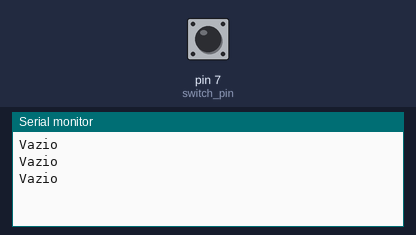
Recording of a sketch running on a simulated Arduino Uno, built with avr-gcc and run on an emulated ATmega328P. On the bench: the last lines printed to the serial monitor. Inputs (shaded band) come from the test bench; at power-on: pin 7 (switch_pin) HIGH. Random numbers use the default seed unless the sketch sets one.

Above: at 4.8 s.
4.9 s: pin 7 (switch_pin) pulled LOW for 2.35 s
At 6.5 s:
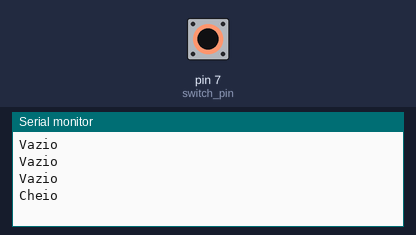
8.7 s: pin 7 (switch_pin) driven LOW
At 15.1 s:
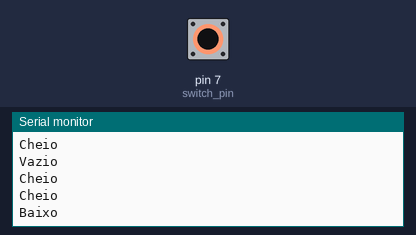

The sketch:

arduino.ino
```cpp
#include "DHT.h"
#define dht_type DHT11
int switch_pin = 7;
long randNumber;
long randNumber2;
long randNumber3;

void setup() {
  Serial.begin(9600);
  randomSeed(digitalRead(0));
}


void loop() {
  if(digitalRead(switch_pin) == LOW){
    randNumber = rand()%2;
    randNumber2 = rand()%2;
    randNumber3 = rand()%2;
    if(randNumber2 <= randNumber && randNumber3 <= randNumber2 && randNumber3 <= randNumber){
      if(randNumber == 1 && randNumber2 == 0 && randNumber3 == 0){
        Serial.println("Baixo");
      } else if(randNumber == 1 && randNumber2 == 1 && randNumber3 == 0){
        Serial.println("Medio");
      } else if(randNumber == 1 && randNumber2 == 1 && randNumber3 == 1){
        Serial.println("Cheio");
      } else {
        return loop;
      }

    } else {
        return loop;
      }

  } else {
    Serial.println("Vazio");
  }
  delay(2000);
}
```

Measured:
- after the input at 4.9 s, the serial monitor: prints a new line after 1.1 s (image 1)
- after the input at 8.7 s, the serial monitor: prints a new line after 5.3 s (image 2)
